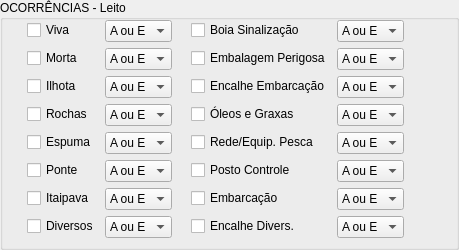
      <widget class="QGroupBox" name="groupBox_oco_leito">
       <property name="enabled">
        <bool>true</bool>
       </property>
       <property name="title">
        <string>OCORRÊNCIAS - Leito</string>
       </property>
       <property name="checkable">
        <bool>false</bool>
       </property>
       <layout class="QGridLayout" name="gridLayout_12">
        <property name="topMargin">
         <number>0</number>
        </property>
        <property name="rightMargin">
         <number>0</number>
        </property>
        <property name="bottomMargin">
         <number>9</number>
        </property>
        <item row="0" column="0">
         <layout class="QFormLayout" name="formLayout_5">
          <item row="0" column="0">
           <layout class="QHBoxLayout" name="horizontalLayout_22">
            <item>
             <widget class="QLabel" name="label_viva_leito">
              <property name="text">
               <string/>
              </property>
             </widget>
            </item>
            <item>
             <widget class="QCheckBox" name="checkBox_viva_leito">
              <property name="text">
               <string>Viva</string>
              </property>
             </widget>
            </item>
           </layout>
          </item>
          <item row="0" column="1">
           <widget class="QComboBox" name="comboBox_viva">
            <property name="maximumSize">
             <size>
              <width>80</width>
              <height>16777215</height>
             </size>
            </property>
            <item>
             <property name="text">
              <string>A ou E</string>
             </property>
            </item>
            <item>
             <property name="text">
              <string>B ou D</string>
             </property>
            </item>
            <item>
             <property name="text">
              <string>C</string>
             </property>
            </item>
           </widget>
          </item>
          <item row="1" column="0">
           <layout class="QHBoxLayout" name="horizontalLayout_23">
            <item>
             <widget class="QLabel" name="label_morta_leito">
              <property name="text">
               <string/>
              </property>
             </widget>
            </item>
            <item>
             <widget class="QCheckBox" name="checkBox_morta_leito">
              <property name="text">
               <string>Morta</string>
              </property>
             </widget>
            </item>
           </layout>
          </item>
          <item row="1" column="1">
           <widget class="QComboBox" name="comboBox_morta">
            <property name="maximumSize">
             <size>
              <width>80</width>
              <height>16777215</height>
             </size>
            </property>
            <item>
             <property name="text">
              <string>A ou E</string>
             </property>
            </item>
            <item>
             <property name="text">
              <string>B ou D</string>
             </property>
            </item>
            <item>
             <property name="text">
              <string>C</string>
             </property>
            </item>
           </widget>
          </item>
          <item row="2" column="0">
           <layout class="QHBoxLayout" name="horizontalLayout_24">
            <item>
             <widget class="QLabel" name="label_ilhota">
              <property name="text">
               <string/>
              </property>
             </widget>
            </item>
            <item>
             <widget class="QCheckBox" name="checkBox_ilhota">
              <property name="text">
               <string>Ilhota</string>
              </property>
             </widget>
            </item>
           </layout>
          </item>
          <item row="2" column="1">
           <widget class="QComboBox" name="comboBox_ilhota">
            <property name="maximumSize">
             <size>
              <width>80</width>
              <height>16777215</height>
             </size>
            </property>
            <item>
             <property name="text">
              <string>A ou E</string>
             </property>
            </item>
            <item>
             <property name="text">
              <string>B ou D</string>
             </property>
            </item>
            <item>
             <property name="text">
              <string>C</string>
             </property>
            </item>
           </widget>
          </item>
          <item row="3" column="0">
           <layout class="QHBoxLayout" name="horizontalLayout_25">
            <item>
             <widget class="QLabel" name="label_rochas">
              <property name="text">
               <string/>
              </property>
             </widget>
            </item>
            <item>
             <widget class="QCheckBox" name="checkBox_rochas">
              <property name="text">
               <string>Rochas</string>
              </property>
             </widget>
            </item>
           </layout>
          </item>
          <item row="3" column="1">
           <widget class="QComboBox" name="comboBox_rochas">
            <property name="maximumSize">
             <size>
              <width>80</width>
              <height>16777215</height>
             </size>
            </property>
            <item>
             <property name="text">
              <string>A ou E</string>
             </property>
            </item>
            <item>
             <property name="text">
              <string>B ou D</string>
             </property>
            </item>
            <item>
             <property name="text">
              <string>C</string>
             </property>
            </item>
           </widget>
          </item>
          <item row="4" column="0">
           <layout class="QHBoxLayout" name="horizontalLayout_26">
            <item>
             <widget class="QLabel" name="label_espuma">
              <property name="text">
               <string/>
              </property>
             </widget>
            </item>
            <item>
             <widget class="QCheckBox" name="checkBox_espuma">
              <property name="text">
               <string>Espuma</string>
              </property>
             </widget>
            </item>
           </layout>
          </item>
          <item row="4" column="1">
           <widget class="QComboBox" name="comboBox_espuma">
            <property name="maximumSize">
             <size>
              <width>80</width>
              <height>16777215</height>
             </size>
            </property>
            <item>
             <property name="text">
              <string>A ou E</string>
             </property>
            </item>
            <item>
             <property name="text">
              <string>B ou D</string>
             </property>
            </item>
            <item>
             <property name="text">
              <string>C</string>
             </property>
            </item>
           </widget>
          </item>
          <item row="5" column="0">
           <layout class="QHBoxLayout" name="horizontalLayout_70">
            <item>
             <widget class="QLabel" name="label_ponte_leito">
              <property name="text">
               <string/>
              </property>
             </widget>
            </item>
            <item>
             <widget class="QCheckBox" name="checkBox_ponte_leito">
              <property name="text">
               <string>Ponte</string>
              </property>
             </widget>
            </item>
           </layout>
          </item>
          <item row="5" column="1">
           <widget class="QComboBox" name="comboBox_ponte">
            <property name="maximumSize">
             <size>
              <width>80</width>
              <height>16777215</height>
             </size>
            </property>
            <item>
             <property name="text">
              <string>A ou E</string>
             </property>
            </item>
            <item>
             <property name="text">
              <string>B ou D</string>
             </property>
            </item>
            <item>
             <property name="text">
              <string>C</string>
             </property>
            </item>
           </widget>
          </item>
          <item row="6" column="0">
           <layout class="QHBoxLayout" name="horizontalLayout_31">
            <item>
             <widget class="QLabel" name="label_itaipava">
              <property name="text">
               <string/>
              </property>
             </widget>
            </item>
            <item>
             <widget class="QCheckBox" name="checkBox_itaipava">
              <property name="text">
               <string>Itaipava</string>
              </property>
             </widget>
            </item>
           </layout>
          </item>
          <item row="6" column="1">
           <widget class="QComboBox" name="comboBox_itaipava">
            <property name="maximumSize">
             <size>
              <width>80</width>
              <height>16777215</height>
             </size>
            </property>
            <item>
             <property name="text">
              <string>A ou E</string>
             </property>
            </item>
            <item>
             <property name="text">
              <string>B ou D</string>
             </property>
            </item>
            <item>
             <property name="text">
              <string>C</string>
             </property>
            </item>
           </widget>
          </item>
          <item row="7" column="0">
           <layout class="QHBoxLayout" name="horizontalLayout_33">
            <item>
             <widget class="QLabel" name="label_flutuacao_diversas">
              <property name="text">
               <string/>
              </property>
             </widget>
            </item>
            <item>
             <widget class="QCheckBox" name="checkBox_flutuacao_diversas">
              <property name="text">
               <string>Diversos</string>
              </property>
             </widget>
            </item>
           </layout>
          </item>
          <item row="7" column="1">
           <widget class="QComboBox" name="comboBox_diversos">
            <property name="maximumSize">
             <size>
              <width>80</width>
              <height>16777215</height>
             </size>
            </property>
            <item>
             <property name="text">
              <string>A ou E</string>
             </property>
            </item>
            <item>
             <property name="text">
              <string>B ou D</string>
             </property>
            </item>
            <item>
             <property name="text">
              <string>C</string>
             </property>
            </item>
           </widget>
          </item>
         </layout>
        </item>
        <item row="0" column="1">
         <layout class="QFormLayout" name="formLayout_6">
          <item row="0" column="0">
           <layout class="QHBoxLayout" name="horizontalLayout_27">
            <item>
             <widget class="QLabel" name="label_boia_sinalizacao">
              <property name="text">
               <string/>
              </property>
             </widget>
            </item>
            <item>
             <widget class="QCheckBox" name="checkBox_boia_sinalizacao">
              <property name="text">
               <string>Boia Sinalização</string>
              </property>
             </widget>
            </item>
           </layout>
          </item>
          <item row="1" column="0">
           <layout class="QHBoxLayout" name="horizontalLayout_28">
            <item>
             <widget class="QLabel" name="label_embalagens_perigosas">
              <property name="text">
               <string/>
              </property>
             </widget>
            </item>
            <item>
             <widget class="QCheckBox" name="checkBox_embalagens_perigosas">
              <property name="text">
               <string>Embalagem Perigosa</string>
              </property>
             </widget>
            </item>
           </layout>
          </item>
          <item row="2" column="0">
           <layout class="QHBoxLayout" name="horizontalLayout_29">
            <item>
             <widget class="QLabel" name="label_encalhe_embarcacao">
              <property name="text">
               <string/>
              </property>
             </widget>
            </item>
            <item>
             <widget class="QCheckBox" name="checkBox_encalhe_embarcacao">
              <property name="text">
               <string>Encalhe Embarcação</string>
              </property>
             </widget>
            </item>
           </layout>
          </item>
          <item row="4" column="0">
           <layout class="QHBoxLayout" name="horizontalLayout_30">
            <item>
             <widget class="QLabel" name="label_equipamento_pesca">
              <property name="text">
               <string/>
              </property>
             </widget>
            </item>
            <item>
             <widget class="QCheckBox" name="checkBox_equipamento_pesca">
              <property name="text">
               <string>Rede/Equip. Pesca</string>
              </property>
             </widget>
            </item>
           </layout>
          </item>
          <item row="3" column="0">
           <layout class="QHBoxLayout" name="horizontalLayout_32">
            <item>
             <widget class="QLabel" name="label_oleos">
              <property name="text">
               <string/>
              </property>
             </widget>
            </item>
            <item>
             <widget class="QCheckBox" name="checkBox_oleos">
              <property name="text">
               <string>Óleos e Graxas</string>
              </property>
             </widget>
            </item>
           </layout>
          </item>
          <item row="5" column="0">
           <layout class="QHBoxLayout" name="horizontalLayout_35">
            <item>
             <widget class="QLabel" name="label_flutuacao_posto_controle">
              <property name="text">
               <string/>
              </property>
             </widget>
            </item>
            <item>
             <widget class="QCheckBox" name="checkBox_flutuacao_posto_controle">
              <property name="text">
               <string>Posto Controle</string>
              </property>
             </widget>
            </item>
           </layout>
          </item>
          <item row="6" column="0">
           <layout class="QHBoxLayout" name="horizontalLayout_34">
            <item>
             <widget class="QLabel" name="label_embarcacao">
              <property name="text">
               <string/>
              </property>
             </widget>
            </item>
            <item>
             <widget class="QCheckBox" name="checkBox_embarcacao">
              <property name="text">
               <string>Embarcação</string>
              </property>
             </widget>
            </item>
           </layout>
          </item>
          <item row="7" column="0">
           <layout class="QHBoxLayout" name="horizontalLayout_36">
            <item>
             <widget class="QLabel" name="label_encalhe_diversos">
              <property name="text">
               <string/>
              </property>
             </widget>
            </item>
            <item>
             <widget class="QCheckBox" name="checkBox_encalhe_diversos">
              <property name="text">
               <string>Encalhe Divers.</string>
              </property>
             </widget>
            </item>
           </layout>
          </item>
          <item row="0" column="1">
           <widget class="QComboBox" name="comboBox_boia">
            <property name="maximumSize">
             <size>
              <width>80</width>
              <height>16777215</height>
             </size>
            </property>
            <item>
             <property name="text">
              <string>A ou E</string>
             </property>
            </item>
            <item>
             <property name="text">
              <string>B ou D</string>
             </property>
            </item>
            <item>
             <property name="text">
              <string>C</string>
             </property>
            </item>
           </widget>
          </item>
          <item row="1" column="1">
           <widget class="QComboBox" name="comboBox_embalagens_perigosas">
            <property name="maximumSize">
             <size>
              <width>80</width>
              <height>16777215</height>
             </size>
            </property>
            <item>
             <property name="text">
              <string>A ou E</string>
             </property>
            </item>
            <item>
             <property name="text">
              <string>B ou D</string>
             </property>
            </item>
            <item>
             <property name="text">
              <string>C</string>
             </property>
            </item>
           </widget>
          </item>
          <item row="2" column="1">
           <widget class="QComboBox" name="comboBox_encalhe_embarcacao">
            <property name="maximumSize">
             <size>
              <width>80</width>
              <height>16777215</height>
             </size>
            </property>
            <item>
             <property name="text">
              <string>A ou E</string>
             </property>
            </item>
            <item>
             <property name="text">
              <string>B ou D</string>
             </property>
            </item>
            <item>
             <property name="text">
              <string>C</string>
             </property>
            </item>
           </widget>
          </item>
          <item row="3" column="1">
           <widget class="QComboBox" name="comboBox_oleos">
            <property name="maximumSize">
             <size>
              <width>80</width>
              <height>16777215</height>
             </size>
            </property>
            <item>
             <property name="text">
              <string>A ou E</string>
             </property>
            </item>
            <item>
             <property name="text">
              <string>B ou D</string>
             </property>
            </item>
            <item>
             <property name="text">
              <string>C</string>
             </property>
            </item>
           </widget>
          </item>
          <item row="4" column="1">
           <widget class="QComboBox" name="comboBox_equipamento_pesca">
            <property name="maximumSize">
             <size>
              <width>80</width>
              <height>16777215</height>
             </size>
            </property>
            <item>
             <property name="text">
              <string>A ou E</string>
             </property>
            </item>
            <item>
             <property name="text">
              <string>B ou D</string>
             </property>
            </item>
            <item>
             <property name="text">
              <string>C</string>
             </property>
            </item>
           </widget>
          </item>
          <item row="5" column="1">
           <widget class="QComboBox" name="comboBox_flutuacao_posto_controle">
            <property name="maximumSize">
             <size>
              <width>80</width>
              <height>16777215</height>
             </size>
            </property>
            <item>
             <property name="text">
              <string>A ou E</string>
             </property>
            </item>
            <item>
             <property name="text">
              <string>B ou D</string>
             </property>
            </item>
            <item>
             <property name="text">
              <string>C</string>
             </property>
            </item>
           </widget>
          </item>
          <item row="6" column="1">
           <widget class="QComboBox" name="comboBox_embarcacao">
            <property name="maximumSize">
             <size>
              <width>80</width>
              <height>16777215</height>
             </size>
            </property>
            <item>
             <property name="text">
              <string>A ou E</string>
             </property>
            </item>
            <item>
             <property name="text">
              <string>B ou D</string>
             </property>
            </item>
            <item>
             <property name="text">
              <string>C</string>
             </property>
            </item>
           </widget>
          </item>
          <item row="7" column="1">
           <widget class="QComboBox" name="comboBox_encalhe_diversos">
            <property name="maximumSize">
             <size>
              <width>80</width>
              <height>16777215</height>
             </size>
            </property>
            <item>
             <property name="text">
              <string>A ou E</string>
             </property>
            </item>
            <item>
             <property name="text">
              <string>B ou D</string>
             </property>
            </item>
            <item>
             <property name="text">
              <string>C</string>
             </property>
            </item>
           </widget>
          </item>
         </layout>
        </item>
        <item row="0" column="2">
         <spacer name="horizontalSpacer">
          <property name="orientation">
           <enum>Qt::Horizontal</enum>
          </property>
          <property name="sizeType">
           <enum>QSizePolicy::Fixed</enum>
          </property>
          <property name="sizeHint" stdset="0">
           <size>
            <width>52</width>
            <height>20</height>
           </size>
          </property>
         </spacer>
        </item>
       </layout>
      </widget>
